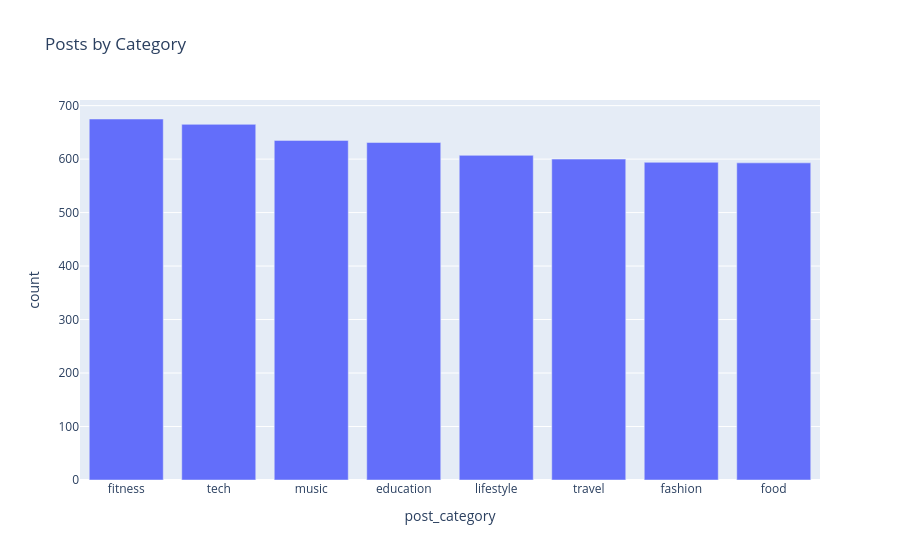

Notebook source saved alongside this figure:
### Code cell
# Interactive bar chart

fig = px.bar(df['post_category'].value_counts().reset_index(), x='post_category', y='count', title='Posts by Category')
fig.show()

### Figure 1 — Plotly figure (JSON) as saved in the notebook; plotly's stock layout.template omitted (floating-point values rounded to 4 significant figures)
{"data": [{"hovertemplate": "post_category=%{x}<br>count=%{y}<extra></extra>", "legendgroup": "", "marker": {"color": "#636efa", "pattern": {"shape": ""}}, "name": "", "orientation": "v", "showlegend": false, "textposition": "auto", "type": "bar", "x": ["fitness", "tech", "music", "education", "lifestyle", "travel", "fashion", "food"], "xaxis": "x", "y": [675, 665, 635, 631, 607, 600, 594, 593], "yaxis": "y"}], "layout": {"barmode": "relative", "legend": {"tracegroupgap": 0}, "title": {"text": "Posts by Category"}, "xaxis": {"anchor": "y", "domain": [0, 1], "title": {"text": "post_category"}}, "yaxis": {"anchor": "x", "domain": [0, 1], "title": {"text": "count"}}}}
